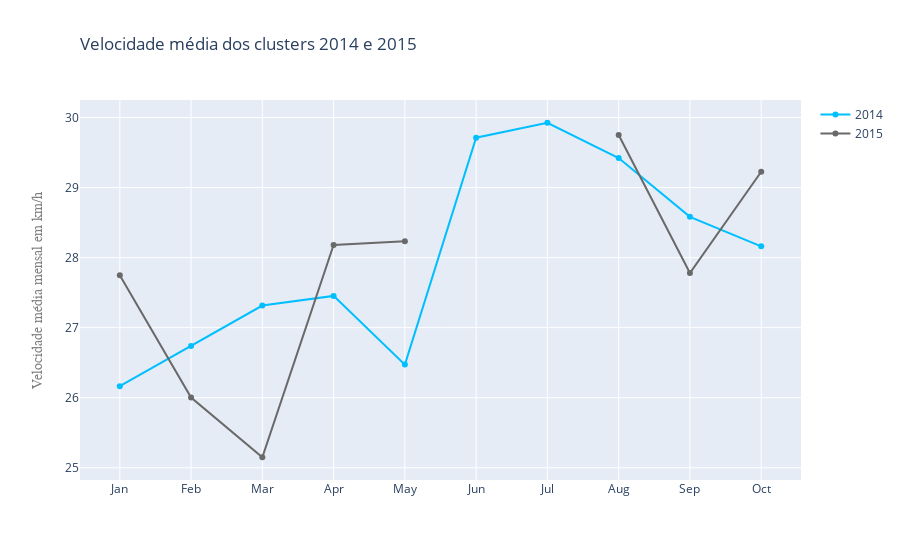

Notebook source saved alongside this figure:
### Code cell
fig = go.Figure()
fig.add_trace(go.Scatter(x=dn, y=VELOM14['VELM'], name="2014",
                         line_color='deepskyblue'))

fig.add_trace(go.Scatter(x=dn, y=VELOM15['VELM'], name="2015",
                         line_color='dimgray'))


fig.update_layout(
    title=go.layout.Title(
        text="Velocidade média dos clusters 2014 e 2015",
        xref="paper",
        xanchor = "auto",
        x=0,
    ),
    yaxis=go.layout.YAxis(
        title=go.layout.yaxis.Title(
            text="Velocidade média mensal em km/h",
            font=dict(
                family="Courier New, monospace",
                size=14,
                color="#7f7f7f"
            )
        )
    )
)
fig.write_image("img/graficos/ve_med_2014_2015.png")
fig.show()

### Figure 1 — Plotly figure (JSON) as saved in the notebook; plotly's stock layout.template omitted (floating-point values rounded to 4 significant figures)
{"data": [{"line": {"color": "deepskyblue"}, "name": "2014", "type": "scatter", "x": ["Jan", "Feb", "Mar", "Apr", "May", "Jun", "Jul", "Aug", "Sep", "Oct"], "y": [26.17, 26.74, 27.32, 27.45, 26.47, 29.71, 29.93, 29.42, 28.58, 28.16]}, {"line": {"color": "dimgray"}, "name": "2015", "type": "scatter", "x": ["Jan", "Feb", "Mar", "Apr", "May", "Jun", "Jul", "Aug", "Sep", "Oct"], "y": [27.75, 26.0, 25.15, 28.18, 28.24, null, null, 29.75, 27.78, 29.23, null, 29.09]}], "layout": {"title": {"text": "Velocidade média dos clusters 2014 e 2015", "x": 0, "xanchor": "auto", "xref": "paper"}, "yaxis": {"title": {"font": {"color": "#7f7f7f", "family": "Courier New, monospace", "size": 14}, "text": "Velocidade média mensal em km/h"}}}}
